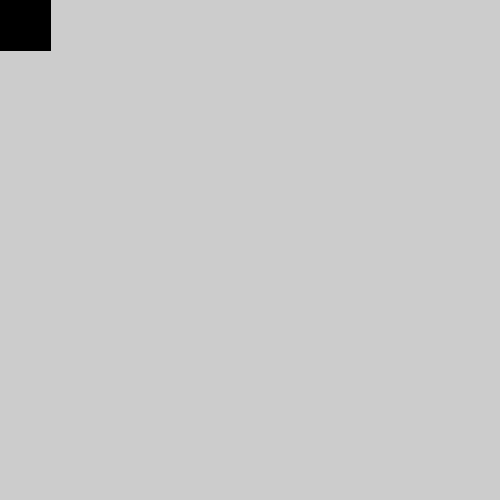
Frame 1 (no input)
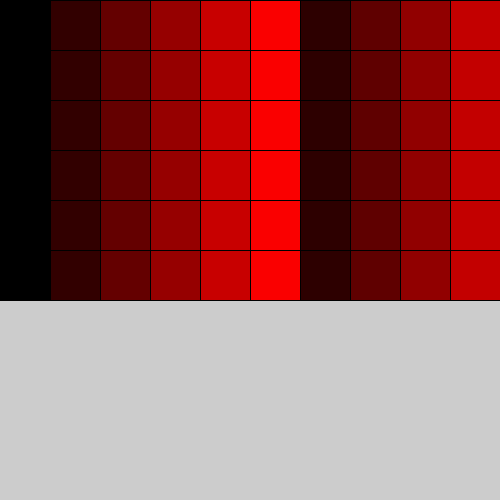
Frame 60 (the mouse pressed at the canvas centre just before this capture)
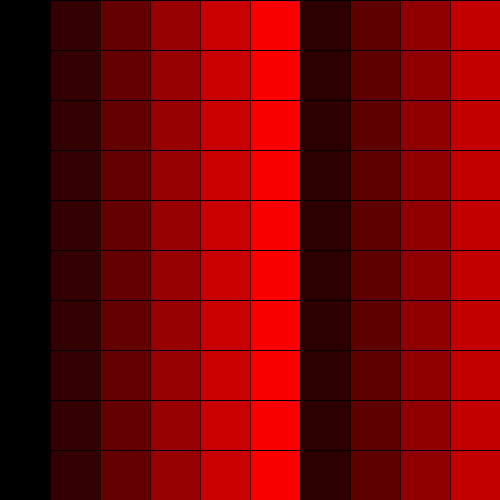
Frame 120 (the mouse held since frame 60 and released just before this capture)

The Processing sketch that drew these frames (run headless with seeded random() and noise(); from frame 60 on, the mouse is pressed at the canvas centre):

// Processing sketch: modulo_color
// ── modulo_color.pde
int rectWidth=50;
int positionX=0;
int positionY=0;

boolean even;
int counter;

void setup() {
  size(500, 500);
}

void draw() {

  fill(positionX%255, 0, 0);
  rect(positionX, positionY, rectWidth, rectWidth);
  positionX+=rectWidth;

  if (positionX>width-rectWidth) {
    positionX=0;
    positionY+=rectWidth;
  }
  counter++;
}
